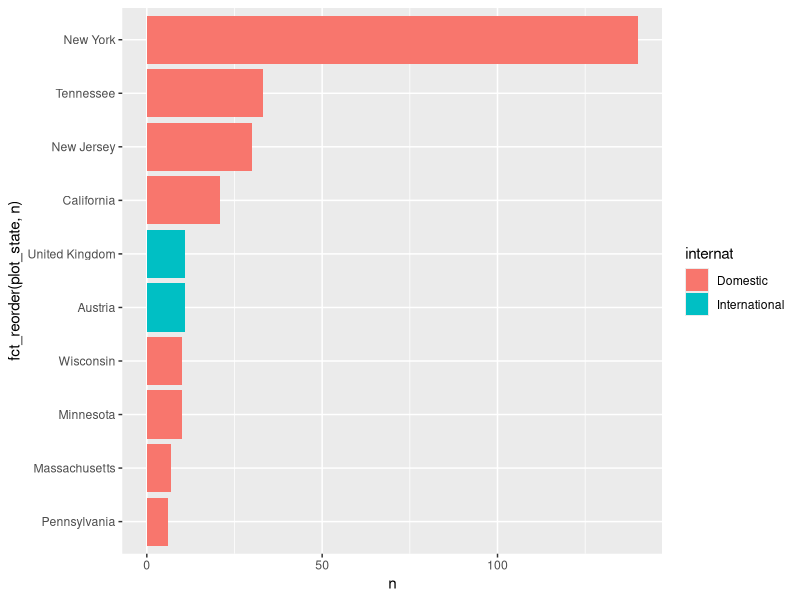
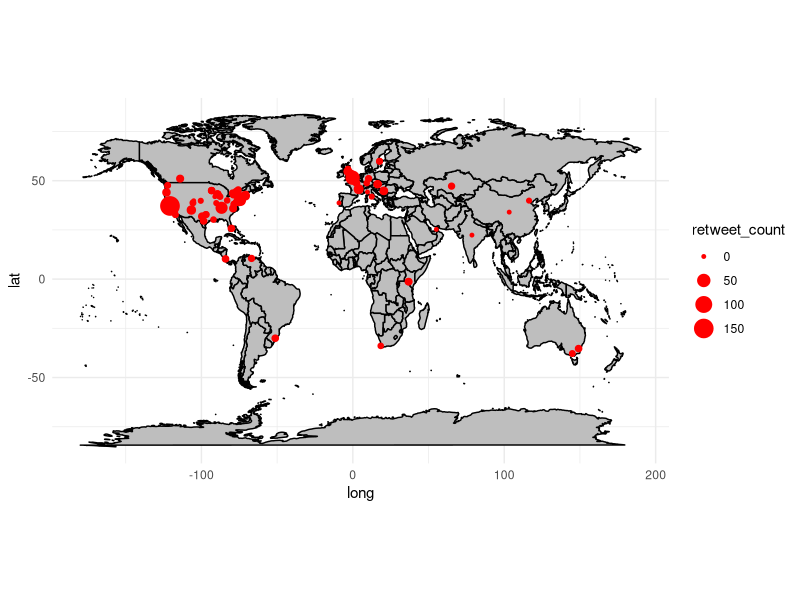
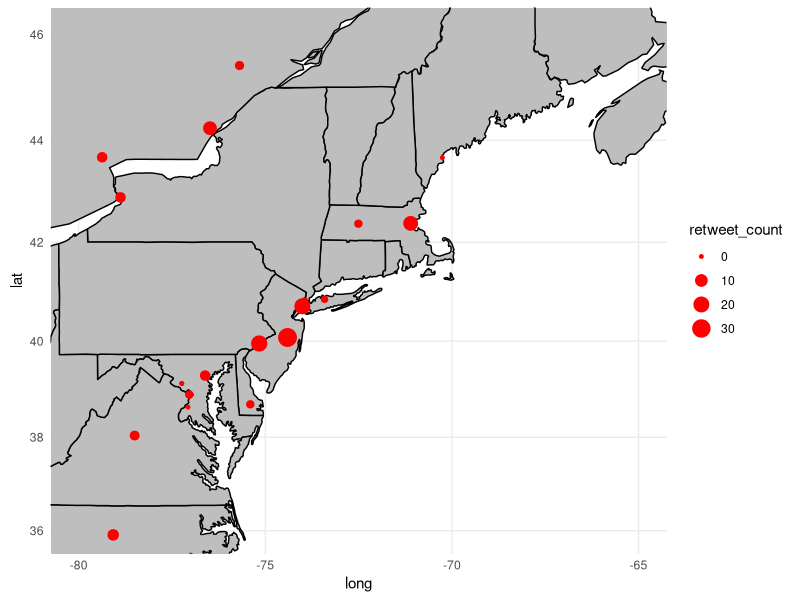
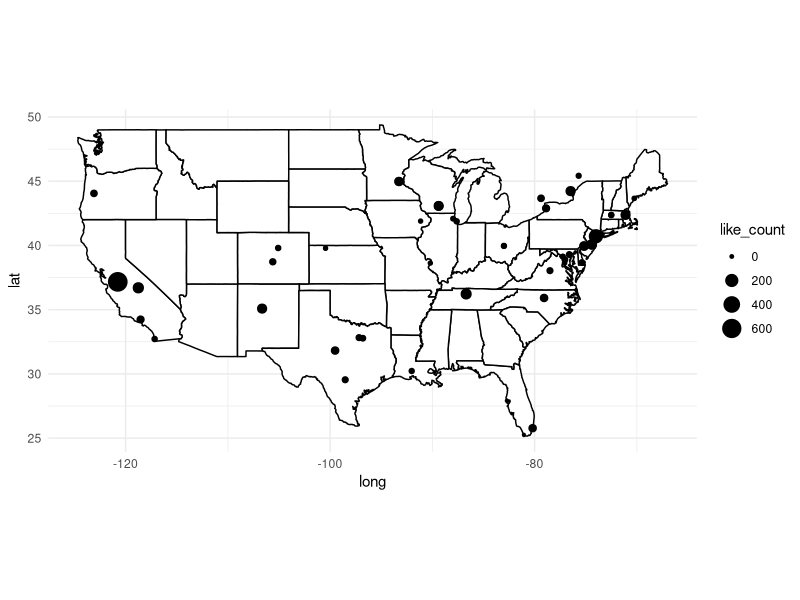
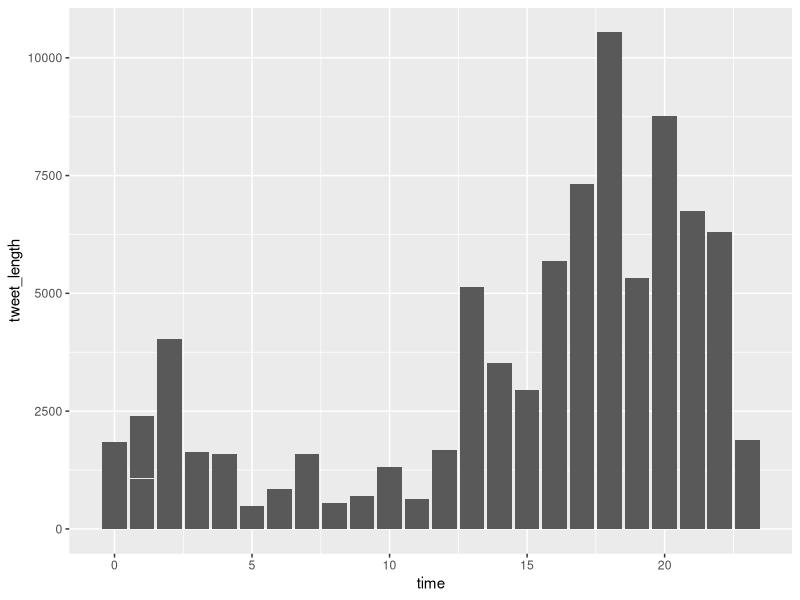
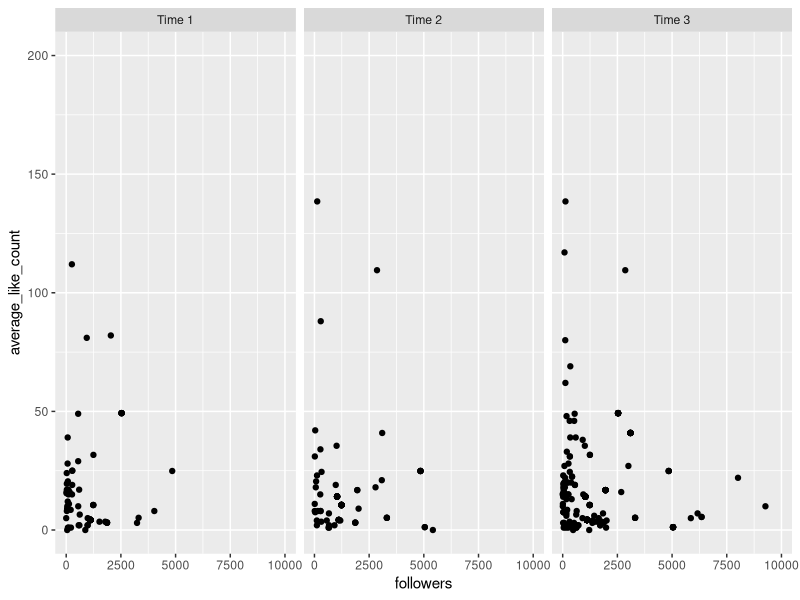

R code for these plots, in order:
## ---- chunk 1
library(tidyverse)
library(maps)
library(sf)
library(rnaturalearth)
## ---- chunk 2
tweets <- read.csv("data/tweets.csv")
us_cities <- read.csv("data/uscities.csv")

# credit to https://github.com/tidyverse/dplyr/issues/2278

## ---- chunk 3
tweets %>%
  group_by(location) %>%
  summarize(location_tweet_count = n())

# Data frame of cities of the world and corresponding countries
world_cities <- world.cities %>% 
  as_tibble() %>% 
  rename(c("city" = "name"))

# Data frame of cities in US and corresponding states
us_cities <- us_cities %>% 
  select(city, state_id, state_name)

# create new variable city that is the location pre ,
tweets_locations <- tweets %>% 
  filter(!str_detect(location, "@"), !str_detect(location, ":")) %>% 
  mutate(location_pre_comma = gsub(",.*","", location)) %>%
  mutate(location_pre_comma = case_when(
    location_pre_comma == "北京" ~ "Beijing",
    location_pre_comma == "God's earth" ~ "NA",
    location_pre_comma == "The City College of New York" ~ "New York",
    location_pre_comma == "World" ~ "NA",
    location_pre_comma == "he/they" ~ "NA",
    location_pre_comma == "At the home office" ~ "NA",
    location_pre_comma == "Deutschland" ~ "Germany",
    location_pre_comma == "Distrito Federal" ~ "Mexico City",
    location_pre_comma == "down in dey wid em" ~ "NA",
    location_pre_comma == "Forde-Obama Hall" ~ "NA",
    location_pre_comma == "France & UK" ~ "NA",
    location_pre_comma == "Lil’ Rudyshire" ~ "NA",
    location_pre_comma == "MIT" ~ "Boston",
    location_pre_comma == "New Yorker" ~ "New York",
    location_pre_comma == "OAK / NYC / ATL / The World" ~ "NA",
    location_pre_comma == "SP" ~ "NA",
    location_pre_comma == "Toronto || Ottawa" ~ "NA",
    location_pre_comma == "Tx" ~ "Texas",
    location_pre_comma == "UK" ~ "United Kingdom",
    location_pre_comma == "USA" ~ "United States",
    location_pre_comma == "Worldwide" ~ "NA",
    TRUE ~ location_pre_comma
  ))
  
tweets_locations <- tweets_locations %>%
  mutate(plot_state = case_when(
    location_pre_comma == "Nashville" ~ "Tennessee",
    location_pre_comma =="Merced" ~ "California",
    location_pre_comma == "Vienna" ~ "Austria",
    location_pre_comma == "Madison" ~ "Wisconsin",
    location_pre_comma == "Minneapolis" ~ "Minnesota",
    location_pre_comma == "Philadelphia" ~ "Pennsylvania",
    location_pre_comma == "Boston" ~ "Massachusetts",
    location_pre_comma == "London" ~ "United Kingdom",
    location_pre_comma == "Edinburgh" ~ "United Kingdom",
    location_pre_comma == "Amherst" ~ "Massachusetts",
    location_pre_comma == "Buffalo" ~ "New York",
    location_pre_comma == "Cambridge" ~ "Massachusetts",
    location_pre_comma == "San Diego" ~ "California",
    TRUE ~ as.character(location_pre_comma)
  ))

grouped <- tweets_locations %>%
  count(plot_state) %>%
  arrange(desc(n)) %>%
  filter(plot_state != "NA") %>%
  head(10) %>%
  mutate(internat = case_when(
    plot_state == "United Kingdom" ~ "International",
    plot_state == "Austria" ~ "International",
    TRUE ~ "Domestic"))

grouped %>%
  ggplot(aes(y = fct_reorder(plot_state, n), x = n, fill = internat)) +
  geom_col()
## ---- chunk 4
tweets %>%
  count(location) %>%
  arrange(desc(n)) %>% 
  head(15)
## ---- chunk 5
# Loading posible map to use
world_map <- map_data("world")

us_map <- map_data("state")

canada_map <- map_data("world","canada")


 ggplot() +
   geom_polygon(data = world_map, aes(x = long, y = lat, group = group), fill = "gray", color = "black") +
   geom_point(data = tweets, aes(x = long, y = lat, size = retweet_count), color = "red") +
   theme_minimal() +
   coord_fixed(1.3)

  #coord_quickmap()



 
 tweets <- tweets%>%
  mutate(continent=case_when(long < -46 & (lat>20 & lat < 46) ~ "North America", 
                             (long > -100  & long<50) &(lat>-100 & lat <20) ~ "South America", 
                             (long > -50  & long<60) &(lat>-50 & lat <50) ~ "Africa", 
                             
                            (long > 25) &(lat>-50 & lat <50) ~ "Europe", 
                            
                          (long > 50  & long<150) &(lat>-12.5) ~ "Asia", 
                          
                        (long > 100) &(lat<-12.5) ~ "Oceania"))

 
northeast <- tweets %>%
  filter(long <= -70,
         long >= -90,
         lat <= 46,
         lat >= 20)

  ggplot() +
   geom_polygon(data=canada_map, aes(x = long, y = lat, group = group), fill = "gray", color = "black") +
  geom_polygon(data = us_map, aes(x = long, y = lat, group = group), fill = "gray", color = "black") +
    geom_point(data = northeast, aes(x = long, y = lat, size = retweet_count), color = "red") +
   theme_minimal() +
   coord_map(xlim = c(-80, -65),
             ylim = c(36, 46))
  
## ---- chunk 6

tweets_NA<-tweets%>%
  filter(continent=="North America")



 #just mapping us data, need to get rid of canada
 ggplot() +
   geom_polygon(data = us_map, aes(x = long, y = lat, group = group), fill = "white", color = "black") +
   geom_point(data = tweets_NA, aes(x = long, y = lat, size = like_count)) +
   theme_minimal() +
   coord_quickmap()

#north_am <- worldmap[worldmap$continent == 'North America',]
#us <- worldmap[worldmap$name == 'United States',]

# New US map option
# ggplot() + 
#   geom_sf(data = us) + 
#   theme_bw() +
#   geom_point(data = tweets_NA, aes(x = long, y = lat, size = retweet_count), color = "red") 

## ---- chunk 7
library(lubridate)

tweets <- tweets %>%
  filter(!is.na(datetime))%>%
  mutate(tweet_length = nchar(as.character(content)), 
                              time=(as.numeric(str_sub(datetime, start=12, end=13))))
        

ggplot(tweets, aes(x=time, y = tweet_length)) + 
  geom_col()



## ---- chunk 8
tweets %>%
  filter(verified == TRUE) %>%
  nrow()
## ---- chunk 9
tweets <- tweets %>%
  group_by(username) %>%
  mutate(average_like_count = mean(like_count))


tweets_time<- tweets%>%
  mutate(time_range=case_when(time<=7~"Time 1", 
                              time>7 & time <=15~ "Time 2", 
                              time >15~"Time 3"))
ggplot(tweets_time, aes(followers, average_like_count))+
  geom_point()+
  facet_grid(~time_range)+
  scale_x_continuous(limits=c(0, 10000))+
  scale_y_continuous(limits=c(0, 200))
  
  
